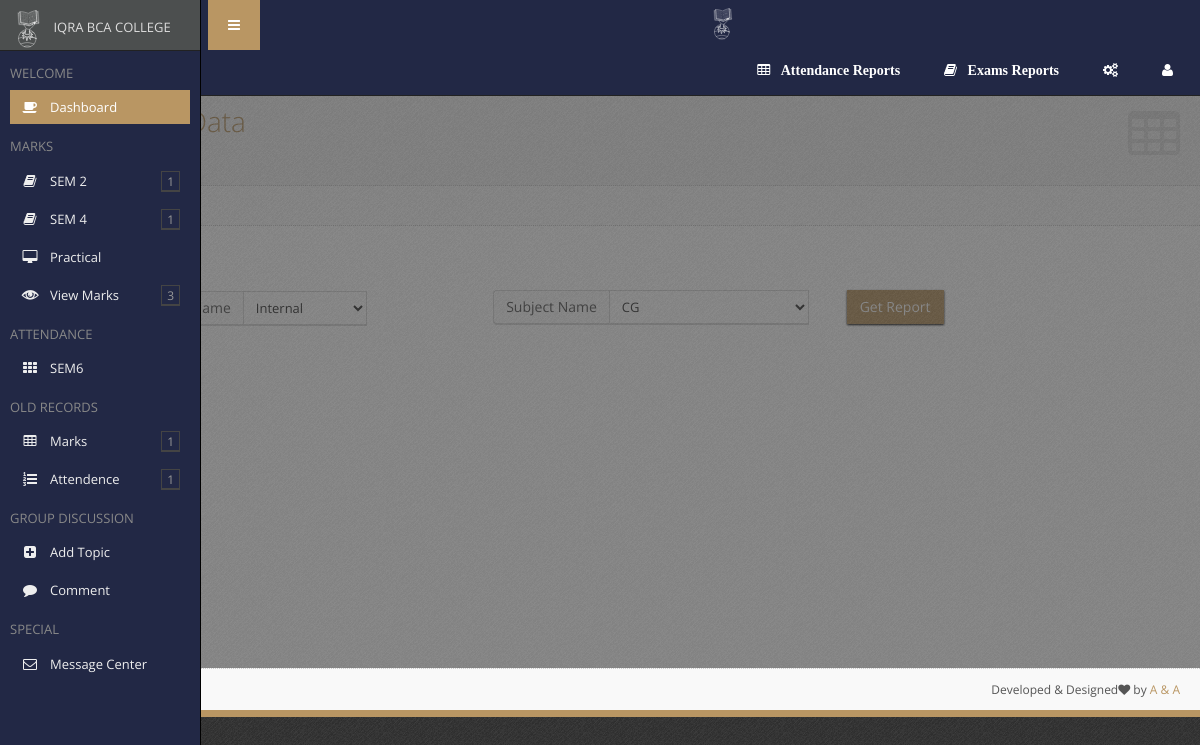
Screenshot of /faculty/subject_wise.php (signed in) with the database file from the repository.
### tables this page shows
CREATE TABLE `subject_tbl` (
  `subid` int(11) NOT NULL AUTO_INCREMENT,
  `scode` int(11) NOT NULL,
  `sname` varchar(50) NOT NULL,
  `sem` int(11) NOT NULL,
  `fid` int(11) DEFAULT NULL,
  PRIMARY KEY (`subid`)
);

CREATE TABLE `faculty_sem_tbl` (
  `fsid` int(11) NOT NULL AUTO_INCREMENT,
  `year` varchar(10) NOT NULL,
  `sem` int(11) DEFAULT NULL,
  `fid` int(11) NOT NULL,
  PRIMARY KEY (`fsid`)
);

### faculty/subject_wise.php (the view, shortened to what this page needs)
<?php
include("page_content/listheader.php");
?>
</ul>
	<div class="row gutter30">
		<div class="col-sm-3 col-sm-offset-1">
			<div class="block" style="border: none;box-shadow: none;margin:20px 0">
				<form method="post" id="form1" action="">
				    <div class="input-group">
						<span class="input-group-addon">Exam Name</span>
						<select name="exid" class="form-control">
							<?php
							$r=mysql_query("select * from exam_tbl where exname!='Practical'");
							while($r1=mysql_fetch_object($r)){?>
								<option value="<?= $r1->exid?>" <?php if(isset($_REQUEST["exid"])){if($r1->exid==$_REQUEST["exid"]){echo "selected";}}?>><?= $r1->exname ?></option>
							<?php }?>
						</select>
					</div>
					<div class="input-group" style="margin:-35px 0px 20px 354px;">
						<span class="input-group-addon">Subject Name</span>
						<select name="subid" class="form-control" style="width:200px;">
							<?php
							$r=mysql_query("select * from subject_tbl where sname!='Practical' AND sem=".$_SESSION["sem"]);
							while($r1=mysql_fetch_object($r)){?>
								<option value="<?= $r1->subid?>" <?php if(isset($_REQUEST["subid"])){if($r1->subid==$_REQUEST["subid"]){echo "selected";}}?>><?= $r1->sname ?></option>
							<?php }?>
						</select>
					</div>
			</div>
		</div>
				<div class="col-sm-3" style="margin:-1px 0px 20px 410px;">
					<div class="block" style="border: none;box-shadow: none;margin:20px 0">
						<div class="input-group">
							<input type="submit" name="sbtn" class="btn btn-primary" value="Get Report">
						</div>
					</div>
				</div>
			</div>
			</div>
		</div>
<?php include("page_content/listfooter.php");?>

### faculty/page_content/left-side.php (shortened to what this page needs)
 <div id="sidebar-left" class="enable-hover">
  <div class="sidebar-content">
    <form action="page_ready_search_results.html" method="post" class="sidebar-search"><img src="img/iqra.svg" width="45" height="auto" alt="">
      IQRA BCA COLLEGE
    </form>
    <div class="sidebar-left-scroll">
      <ul class="sidebar-nav">
        <li>
          <h2 class="sidebar-header">Welcome</h2>
        </li>
        <li> <a href="index.php" class=" active"><i class="icon-coffee"></i>Dashboard</a> </li>
          <?php  include("DatabaseFiles/cn.php");
                $flag=0;
              $d=mysql_query("select * from student_sem_tbl where year='".$_SESSION["year"]."' group by sem");
              while($d1=mysql_fetch_object($d))
              { if($d1->sem!=null && $d1->sem%2==0){
              $flag++;
              }}
              if($flag!=0)
              {
                $s=mysql_query("select * from subject_tbl where sem%2=0 AND fid=".$_SESSION["fid"]." group by sem");
              }else
              {
                $s=mysql_query("select * from subject_tbl where sem%2!=0 AND fid=".$_SESSION["fid"]." group by sem");
              }
                $s2=mysql_fetch_object($s);
                if($s2)
                {?>
               <li>
                  <h2 class="sidebar-header"> Marks</h2>
               </li>
            <?php
                if($flag!=0)
                {
                    $s=mysql_query("select * from subject_tbl where sem%2=0 AND fid=".$_SESSION["fid"]." group by sem");
                }
                else
                {
                    $s=mysql_query("select * from subject_tbl where sem%2!=0 AND fid=".$_SESSION["fid"]." group by sem");
                }
                while($s1=mysql_fetch_object($s))
                 {
            ?>   <li><a href="#" class="menu-link"><i class="icon-book"></i>SEM <?= $s1->sem?></a>
                 <ul><?php
                       $r=mysql_query("select * from subject_tbl where fid=".$_SESSION["fid"]." AND sem=".$s1->sem);
                        while($r1=mysql_fetch_object($r))
                        {
                     ?>
                  <li><a href='exam_subject_form.php?subid=<?= $r1->subid?>'><?= $r1->sname?></a></li><?php }?></ul></li>
                <?php }?>
                 <li><a href='practical.php'><i class="icon-desktop"></i>Practical</a></li>
           <li> <a href='#' class="menu-link"><i class="glyphicon-eye_open"></i>View Marks</a>
          </li>
            <?php } if($_SESSION["sem"]!=""){?>
             <li>
                  <h2 class="sidebar-header">Attendance</h2>
             </li>
            <?php
                $r=mysql_query("select faculty_sem_tbl.* from login_tbl inner join faculty_sem_tbl where login_tbl.fid=faculty_sem_tbl.fid AND faculty_sem_tbl.sem=".$_SESSION["sem"]." AND faculty_sem_tbl.year='".$_SESSION["year"]."'");
                while($r1=mysql_fetch_object($r))
                {
            ?>
          <li> <a href="attendence_form.php"><i class="icon-th"></i>SEM<?= $r1->sem?></a></li>
         <?php }if($_SESSION["sem"]!=6){?>
          <?php }} if(isset($_SESSION["ffid"])){?>
            <li>
                <h2 class="sidebar-header">Old Records</h2>
            </li>
            <li> <a href='#' class="menu-link"><i class="icon-table"></i>Marks</a>
            </li>
            <li> <a href='#' class="menu-link"><i class="icon-list-ol"></i>Attendence</a>
            </li> <?php }if(!$s2){?>
                <li>
                  <h2 class="sidebar-header"> Marks</h2>
               </li>
            <li><a href='practical.php'><i class="icon-desktop"></i>Practical</a></li><?php }?>
          <li>
          <h2 class="sidebar-header">Group Discussion</h2>
          </li>
          <li> <a href='add_topic_form.php' class=""><i class="icon-plus-sign-alt"></i>Add Topic</a></li>
          <li> <a href='topic_comment_list.php' class=""><i class="icon-comment"></i>Comment</a></li>
          <li>
          <h2 class="sidebar-header">Special</h2>
          </li>
          <li> <a href='message_center.php' class=""><i class="icon-envelope-alt"></i>Message Center</a></li>
      </ul>
    </div>
  </div>
</div>

### rows the page displays
subject_tbl: sem "2"
subject_tbl: sem "4"
faculty_sem_tbl: sem "6"

### other values shown
form field exid "Internal"
form field subid "CG"
